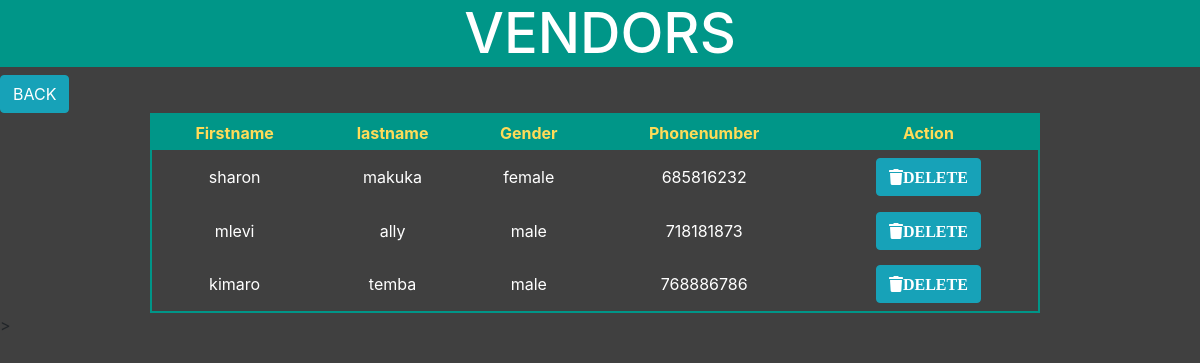
The app's page /system/vendorlist.php (signed in) with its own data.
### tables this page shows
CREATE TABLE `user` (
  `nationid` int(30) NOT NULL,
  `firstname` varchar(20) NOT NULL,
  `lastname` varchar(20) NOT NULL,
  `sex` enum('male','female') NOT NULL,
  `phonenumber` int(25) DEFAULT NULL,
  `password` varchar(50) NOT NULL,
  `user_type` set('user','vendor','admin') NOT NULL DEFAULT 'user'
);

### system/vendorlist.php (the view, shortened to what this page needs)
<!DOCTYPE html>
<html>
<head>
	<link rel="stylesheet" type="text/css" href="css/bootstrap.css">
	<link rel="stylesheet" type="text/css" href="css/fontawesome-all.css">
	<link href="css/popup_style.css" rel="stylesheet">
</head>
<body>
	<h2 style="background-color:#009688; color:white; text-align:center; font-size:56px">
         VENDORS
     </h2>
     <a href="view.php" class="btn btn-info">BACK</a>
     <?php
         $con = mysqli_connect("localhost","root","","agriculture");
        $sql1 = "SELECT * FROM user WHERE user_type = 'vendor'";
         $query1 = mysqli_query($con,$sql1);
         $ret = mysqli_num_rows($query1);
        if ($ret == 0){
	    echo "no users!";
         }
         else
         {
	 ?>
	 <table style="border:2px solid #009688; float:center">
	 <tr style="background-color:#009688;color:#FFDB58;text-align:center">
	 <th>Firstname</th><th>lastname</th><th>Gender</th><th>Phonenumber</th><th>Action</th>
	 </tr>
	 <?php
	 while ($result = mysqli_fetch_array($query1)){
		$fname= $result["firstname"];
        $lname= $result["lastname"];
        $gender=$result["sex"];
        $phonenumber= $result["phonenumber"];
		?>
		<tr><td style="color: white;text-align:center"><?php echo $fname; ?></td>
			<td style="color: white;text-align:center"><?php echo $lname; ?></td>
		<td style="color: white;text-align:center"><?php echo $gender; ?></td>
		<td style="color: white;text-align:center"><?php echo $phonenumber; ?></td>
		<td style="color: white;text-align:center"><a href="delete.php?DELETE=<?php echo $result['nationid']; ?>"  class="btn btn-info"><i class="fas fa-trash"  id="del">DELETE</i></a></td>
		</tr>
		<?php
	}
	?>
	</table>
	<?php
}
?>
>
</body>
</html>

### system/vendorlist.php (style rules this page uses)
body { background-image: linear-gradient(rgba(0,0,0,0.75),rgba(0,0,0,0.75)),url("profile/getty.jpg"); background-size: cover; background-repeat: no-repeat; min-height: 100vh; background-position: center; }
table { width:890px; height:200px; margin-left: 150px; }

### records on screen
user: firstname "sharon", lastname "makuka", sex "female", phonenumber "685816232"
user: firstname "mlevi", lastname "ally", sex "male", phonenumber "718181873"
user: firstname "kimaro", lastname "temba", sex "male", phonenumber "768886786"
